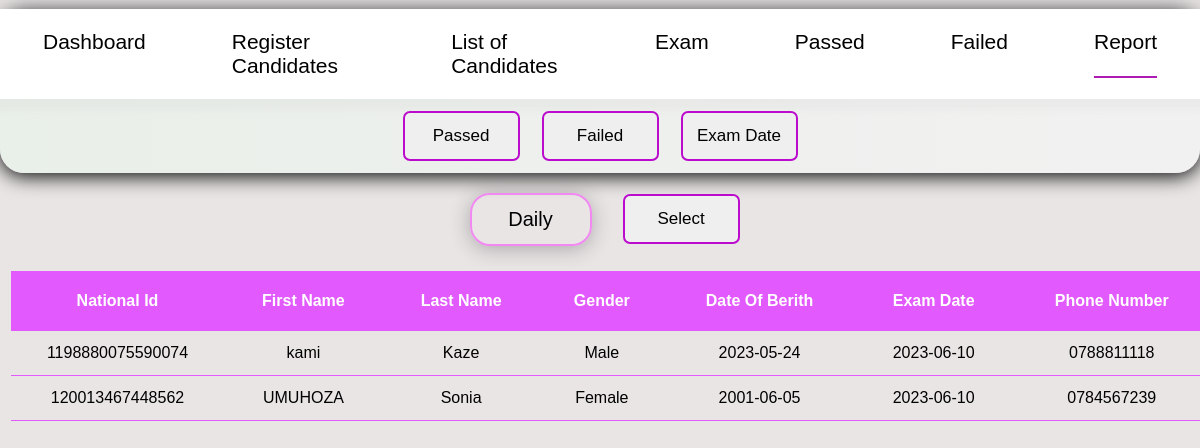
Page /pages/backend/dail_report.php?date=2023-06-10 (signed in) on the committed database.
### tables this page shows
CREATE TABLE `candidate` (
  `CandidateNationalId` varchar(112) NOT NULL,
  `FirstName` varchar(122) DEFAULT NULL,
  `LastName` varchar(122) DEFAULT NULL,
  `Gender` varchar(155) DEFAULT NULL,
  `DOB` varchar(64) DEFAULT NULL,
  `ExamDate` varchar(142) DEFAULT NULL,
  `PhoneNumber` varchar(122) DEFAULT NULL
);

### pages/backend/dail_report.php (the view, shortened to what this page needs)
<?php
$date=$_GET['date'];
?>
<!DOCTYPE html>
<html lang="en">
<head>
	<link rel="stylesheet" href="../css/register_candidates.css?v=1.8">
	<link rel="stylesheet" href="../css/List_of_all_candidated.css">
</head>
<body>
<?php include_once "exam_date_report.php";
if(isset($_SESSION['myusername'])){
?>
<div class="displayed">
		<table>
<?php
$select=mysqli_query($conn,"SELECT * FROM `candidate` WHERE ExamDate='$date'");
$countmim=mysqli_query($conn,"SELECT COUNT(*) AS counts FROM `candidate` WHERE ExamDate='$date'");
if(mysqli_num_rows($countmim)>0){
	echo '
	<tr>
				<th>National Id</th>
				<th>First Name</th>
				<th>Last Name</th>
				<th>Gender</th>
				<th>Date Of Berith</th>
				<th>Exam Date</th>
				<th>Phone Number </th>
			</tr>
	';
 while($row=mysqli_fetch_array($select)){
	$nationalid=$row['CandidateNationalId'];
	$FirstName=$row['FirstName'];
	$LastName=$row['LastName'];
	$Gender=$row['Gender'];
	$DOB=$row['DOB'];
	$ExamDate=$row['ExamDate'];
	$PhoneNumber=$row['PhoneNumber'];
	echo "
	<tr>
	<td>$nationalid</td>
	<td>$FirstName</td>
	<td>$LastName</td>
	<td>$Gender</td>
	<td>$DOB</td>
	<td>$ExamDate</td>
	<td>$PhoneNumber</td>
</tr>
	";
}
}else{
		echo "<p class='messsage'>No candidate found</p>";
}
?>
</table>
</body>
</html>
<?php
}else{
	header("location:../../index.php");
}
?>

### pages/css/register_candidates.css (style rules this page uses)
* { margin: 0; padding: 0; box-sizing: border-box; text-decoration: none; list-style: none; font-family: 'Raleway', sans-serif; }
body { background-color: #dfd8d8aa; }
.displayed { width: 65%; height: 80vh; border-left: 2px solid rgb(198, 192, 192) ; border-right: 2px solid #db19db ; margin: 15px 11px; overflow-x:auto; }
table { border-collapse: collapse; width: 100%; text-align: center; }
table th { background: #e259fd; padding: 21px; color: white; }
table td { border-bottom: solid 1px #e259fd ; padding: 13px; }

### pages/css/List_of_all_candidated.css (style rules this page uses)
.displayed { width: 100%; border: none; }

### rows in the picture
candidate: CandidateNationalId "1198880075590074", FirstName "kami", LastName "Kaze", Gender "Male", DOB "2023-05-24", ExamDate "2023-06-10", PhoneNumber "0788811118"
candidate: CandidateNationalId "120013467448562", FirstName "UMUHOZA", LastName "Sonia", Gender "Female", DOB "2001-06-05", ExamDate "2023-06-10", PhoneNumber "0784567239"
